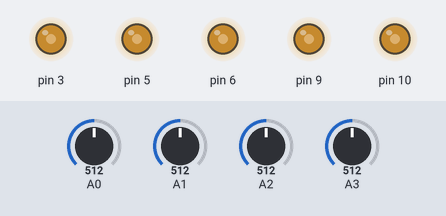
The sketch below on a simulated Arduino Uno, built with avr-gcc and run on an emulated ATmega328P. On the bench: output pins drawn as LEDs (lit = HIGH). The inputs (shaded band) are chosen by the test bench; at power-on: A0 = 512, A1 = 512, A2 = 512, A3 = 512.

Above: at 1.2 s.
1.3 s: A0 set to 716
At 2.1 s:
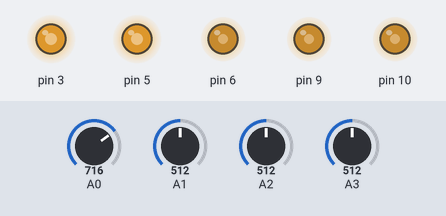
2.8 s: A1 set to 716
At 3.3 s:
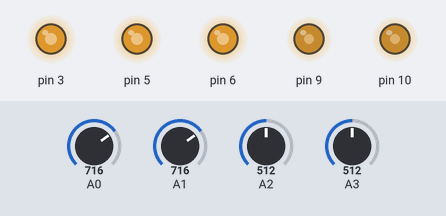
4.3 s: A2 set to 716
At 5.5 s:
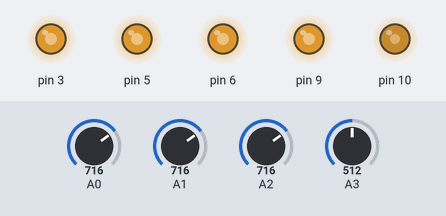
5.8 s: A3 set to 716
At 6.8 s:
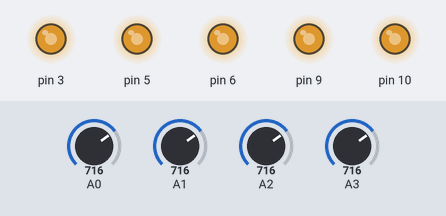
7.3 s: A0 set to 992
At 7.9 s:
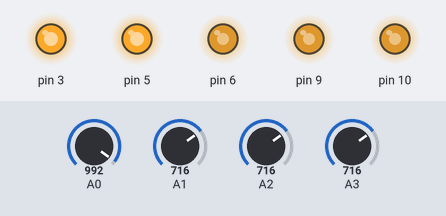
8.8 s: A1 set to 992
At 9.1 s:
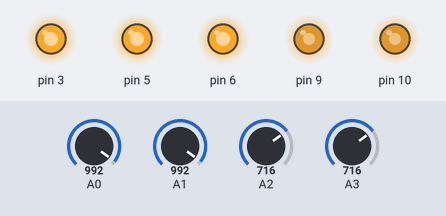
Timing chart, 0 to 11.3 s (numbered marks = the images above; inputs shaded):
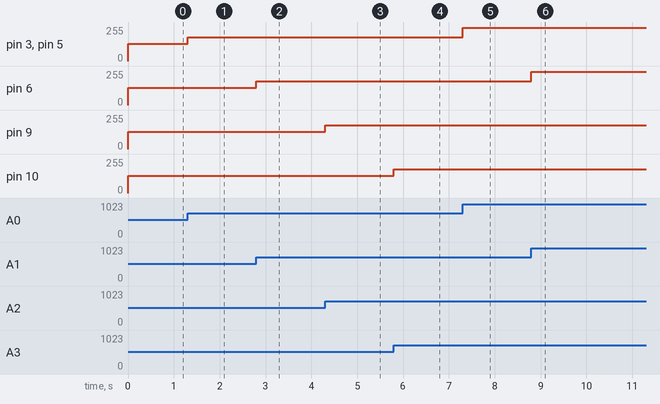

Measured:
- after the input at 1.3 s, pin 3, pin 5: 128/255 → 179/255 at once
- after the input at 2.8 s, pin 6: 128/255 → 179/255 at once
- after the input at 4.3 s, pin 9: 128/255 → 179/255 at once
- after the input at 5.8 s, pin 10: 128/255 → 179/255 at once
- after the input at 7.3 s, pin 3, pin 5: 179/255 → 248/255 at once
- after the input at 8.8 s, pin 6: 179/255 → 248/255 at once

The sketch:

PotPWM4.ino
```cpp
void setup() {
 pinMode(3,OUTPUT);
 pinMode(5,OUTPUT);
  pinMode(6,OUTPUT);
   pinMode(9,OUTPUT);
    pinMode(10,OUTPUT);

}

void loop() {
  int Valoare = analogRead(A0);
  int pValoare= (Valoare/4);
  analogWrite(3,pValoare);
  analogWrite(5,pValoare);

  int Valoare1 = analogRead(A1);
  int pValoare1= (Valoare1/4);

  analogWrite(6,pValoare1);

  int Valoare2 = analogRead(A2);
  int pValoare2= (Valoare2/4);

  analogWrite(9,pValoare2);

  int Valoare3 = analogRead(A3);
  int pValoare3= (Valoare3/4);

  analogWrite(10,pValoare3);


}
```
